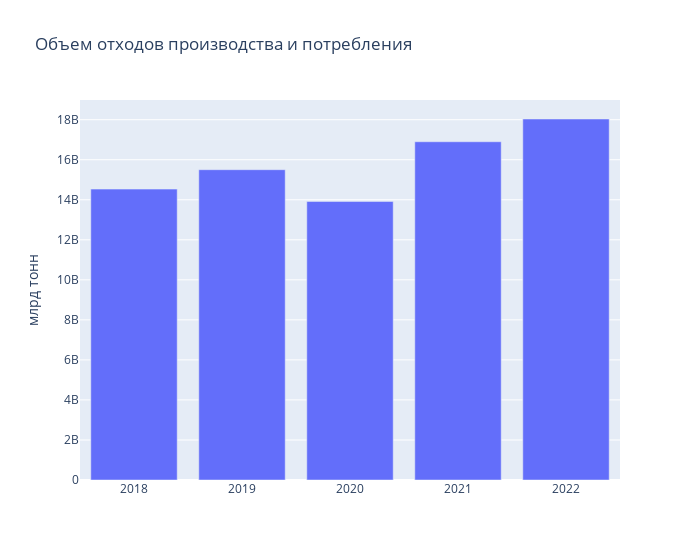

Write notebook code for a chart like this one.
### Code cell
waste_by_year = filtered_waste_prod.groupby(by=["year"], as_index=False)['indicator_value'].sum()



fig = px.bar(waste_by_year[2:], x='year', y='indicator_value', title='Объем отходов производства и потребления')
fig.update_layout(
    xaxis_title=None,  # Remove x-axis title
    yaxis_title='млрд тонн',
    width=700
)
fig.show()

### Figure 1 — Plotly figure (JSON) as saved in the notebook; plotly's stock layout.template omitted (floating-point values rounded to 4 significant figures)
{"data": [{"alignmentgroup": "True", "hovertemplate": "year=%{x}<br>indicator_value=%{y}<extra></extra>", "legendgroup": "", "marker": {"color": "#636efa", "pattern": {"shape": ""}}, "name": "", "offsetgroup": "", "orientation": "v", "showlegend": false, "textposition": "auto", "type": "bar", "x": [2018, 2019, 2020, 2021, 2022], "xaxis": "x", "y": [14530000000.0, 15500000000.0, 13910000000.0, 16900000000.0, 18034529000], "yaxis": "y"}], "layout": {"barmode": "relative", "legend": {"tracegroupgap": 0}, "title": {"text": "Объем отходов производства и потребления"}, "width": 700, "xaxis": {"anchor": "y", "domain": [0, 1], "title": {}}, "yaxis": {"anchor": "x", "domain": [0, 1], "title": {"text": "млрд тонн"}}}}
